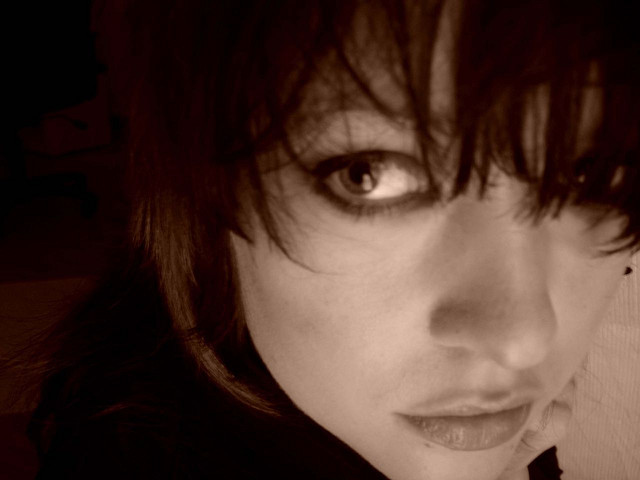
#> input picture tools/drillpic2/face.jpg, 640 x 480 px
$ python drillpic.py --image ../drillpic2/face.jpg   (Python 2 division)
#> lines starting #> are read from the running program, lines starting #| are printed output that depends on the picture; after the words box and inside, x2 and y2 are one past the last pixel; in counts of white or black regions, pixels touching at a corner belong together
#!/usr/bin/python
"""
todo:
* image is flipped both x & y
- done: the png demo image should draw circles
* allow define a tool radius instead of xdiv


Gcode for peck drilling:
G83 Z Q P R I K J F X* Y*
Z= Bottom of hole
Q= Peck amount
P= Pause at bottom of hole
R= Position of the R &lt; clearance &gt; plane
I= Start peck amount
K= Amount to reduce each successive peck
J= Minimum peck amount
X and Y= Optional locations for successive holes.

"""
import argparse
from PIL import Image, ImageDraw

def get_main_color(img):
    colors = img.getcolors(img.size[0]*img.size[1])
    max_occurence, most_present = 0, 0
    for c in colors:
        if c[0] > max_occurence:
            (max_occurence, most_present) = c
    return most_present

def get_region_box(img,x,y):

    cell_width = img.size[0]/args.xdiv
    cell_height = img.size[1]/args.ydiv
    box = (
        x*cell_width,
        y*cell_height,
        x*cell_width+cell_width,
        y*cell_height+cell_height)
    return box

if __name__ == '__main__':
    parser = argparse.ArgumentParser(description="make a gcode file from a pic")

    parser.add_argument('--gcode', default="drill.ngc", help='gcode file to write', type=argparse.FileType('w'))
    parser.add_argument('--image', action='store', dest='image_file', help="image", required = True)
    parser.add_argument('--width', action='store', dest='width', type=int, default=100, help="width in mm")
    parser.add_argument('--xdiv', action='store', dest='xdiv', type=int, default=5, help="xdiv")
    parser.add_argument('--ydiv', action='store', dest='ydiv', type=int, default=5, help="ydiv")
    parser.add_argument('--safez', action='store', dest='safez', type=float, default=1, help="z safety")
    parser.add_argument('--peck', action='store', dest='peck', type=float, default=0, help="peck")
    parser.add_argument('--feedspeed', action='store', dest='feedspeed', type=float, default=200, help="feedspeed mm/min")
    parser.add_argument('--depth', action='store', dest='z', type=float, default=5, help="z depth")
    parser.add_argument('--offset', action='store', dest='offset', type=float, default=0, help="offset z by this much")
    parser.add_argument('--invert', action='store_const', dest='invert', const=True, default=False, help="invert the image, making black white and vice versa")
    parser.add_argument('--square', action='store_const', dest='square', const=True, default=False, help="make the drilling happen on a square grid, disregard y")
    parser.add_argument('--openscad', action='store_const', dest='openscad', const=True, default=False, help="make an openscad that represents the drawing")
    args = parser.parse_args()

    print "generating gcodes"

    #preamble
    openscad = []
    gcode = []
    gcode.append( 'G17 G21 G90 G64 P0.003 M3 S3000 M7')
    gcode.append( 'G0 Z%.4f F%s' %(float(args.safez), float(args.feedspeed)) )


    src = Image.open(args.image_file)
#> src is the input picture: PIL image 640x480 RGB; mean R, G, B 74.7, 50.8, 42
    src = src.convert('L')
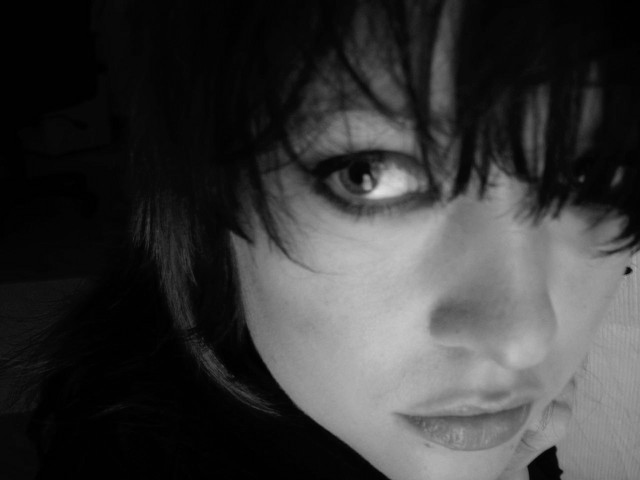
#> src: PIL image 640x480 L; min 0, max 225, mean 57.1
    resize = float(args.width) / src.size[0]
#> resize = 0.156
    if args.invert:
        circle_colour = 0
        bg_colour = 255
    else:
        circle_colour = 255
        bg_colour = 0
    drill = Image.new('L',src.size,bg_colour)
#> drill: PIL image 640x480 L; every value is 0
    draw = ImageDraw.Draw(drill)

    skip_count = 0
#    im.show()
    (x,y) = src.size
#> x = 640; y = 480
    if args.openscad:
        cube_height = args.z + args.offset
        openscad.append("rad_1 = 1; rad_2 = 20;")
        openscad.append("difference(){")
        openscad.append("translate([-10,-10,0])")
        openscad.append("cube([%d,%d,%d]);" % ( x+20,y+20,cube_height))

    if args.square:
       args.ydiv = y / (x / args.xdiv )
    cell_width = x/args.xdiv
#> cell_width = 128
    cell_height = y/args.ydiv
#> cell_height = 96

    for i in range(args.xdiv):
        for j in range(args.ydiv):
            box = get_region_box(src,i,j)
            region = src.crop(box)
            main_color = get_main_color(region)
            z = float(args.z / 255.0) * main_color
            if args.invert:
                z = args.z - z
            if args.offset:
                z = z + args.offset


            if z <= 0:
                skip_count += 1
                continue

            #draw a representative image
            circle_r = (cell_width/2)/255.0 * main_color
            draw.ellipse((i*cell_width+circle_r,j*cell_height+circle_r,i*cell_width+cell_width-circle_r,j*cell_height+cell_width-circle_r), fill=circle_colour)

            if args.openscad:
                openscad.append("translate([%d,%d,%d])" % (box[0],box[1],cube_height-z))
                openscad.append("cylinder(r1=rad_1,r2=rad_2,h=%f);" % (cube_height+ 5 ))
            #if peck
            if args.peck:
                gcode.append( 'G83 X%.4f Y%.4f Z%.4f Q%.4f R%.4f' %(
                    box[0] * resize,
                    box[1] * resize,
                    -z,
                    float(peck),
                    float(args.safez)))
            else:
                gcode.append( 'G81 X%.4f Y%.4f Z%.4f R%.4f' %(
                    box[0] * resize,
                    box[1] * resize,
                    -z,
                    float(args.safez)))
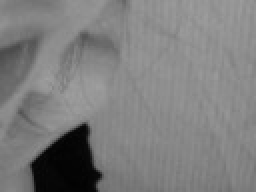
#> region: PIL image 128x96 L (shown 2 times larger); min 2, max 160, mean 125.6
#> after the loop, gcode = 27 items; openscad = []; skip_count = 0

    drill.save("drill.png")
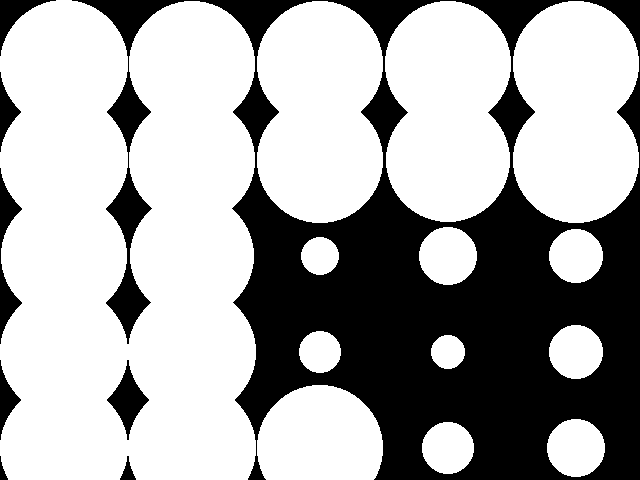
#> saved as drill.png: PIL image 640x480 L; 65.9% white; 8 black regions, largest, box (x1, y1, x2, y2) and area: (72, 0, 640, 480) 99779, (0, 168, 22, 344) 1394, (107, 360, 149, 440) 1280
    gcode.append( 'M5 M9 M2' )
    for item in gcode:
      args.gcode.write("%s\n" % item)
#> this loop made 28 passes
#> item on passes 1 to 12: 'G17 G21 G90 G64 P0.003 M3 S3000 M7', 'G0 Z1.0000 F200.0', 'G81 X0.0000 Y0.0000 Z-0.0196 R1.0000', 'G81 X0.0000 Y15.0000 Z-0.0196 R1.0000', 'G81 X0.0000 Y30.0000 Z-0.0784 R1.0000', 'G81 X0.0000 Y45.0000 Z-0.0196 R1.0000', 'G81 X0.0000 Y60.0000 Z-0.0196 R1.0000', 'G81 X20.0000 Y0.0000 Z-0.0784 R1.0000', 'G81 X20.0000 Y15.0000 Z-0.1373 R1.0000', 'G81 X20.0000 Y30.0000 Z-0.1765 R1.0000', 'G81 X20.0000 Y45.0000 Z-0.0196 R1.0000', 'G81 X20.0000 Y60.0000 Z-0.0196 R1.0000'

    if args.openscad:
        openscad.append("}\n")
        f = open("drill.scad",'w')
        for item in openscad:
            f.write("%s\n" % item)
        f.close()

    print "didn't appending %d gcodes as drill didn't go below surface" % skip_count
#| didn't appending 0 gcodes as drill didn't go below surface
    print "made %d drill codes" % len(gcode)
#| made 28 drill codes
